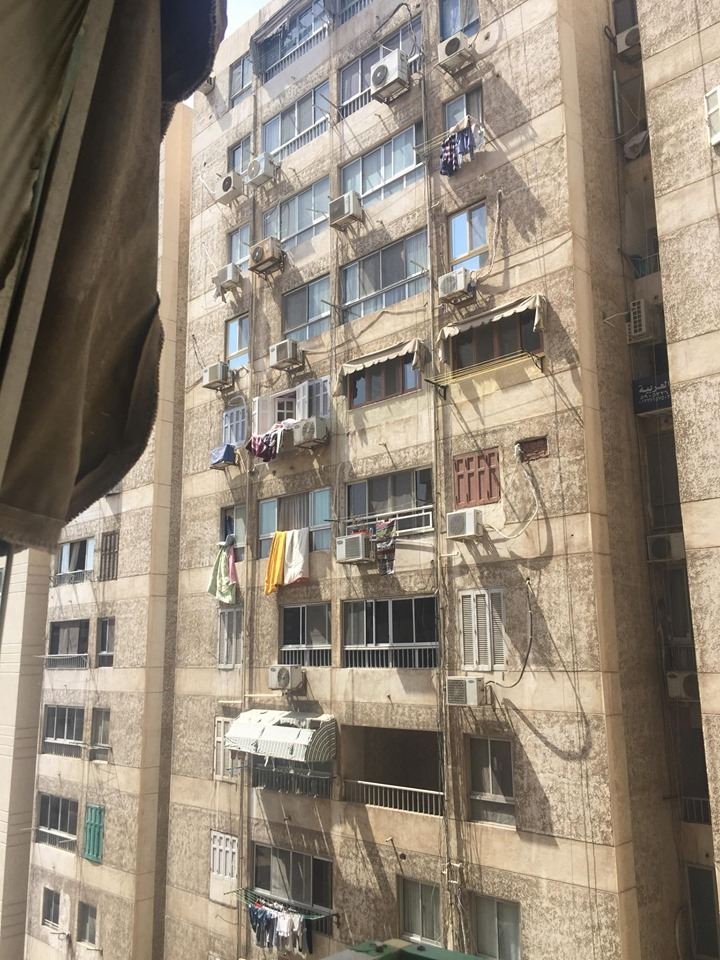
#> input picture 1.JPG, 720 x 960 px, found by its file name
$ jupyter execute Untitled.ipynb
#> lines starting #> are read from the running program, lines starting #| are printed output that depends on the picture
[cell 1]
import numpy as np
import imutils
import cv2
class Stitcher:
    def __init__(self):
        self.isv3 = imutils.is_cv3(or_better=True)
    def stitch(self, images, ratio=0.5, reprojThresh=1.0,showMatches=True):
        (imageB, imageA) = images
        (kpsA, featuresA) = self.detectAndDescribe(imageA)
        (kpsB, featuresB) = self.detectAndDescribe(imageB)
        M = self.matchKeypoints(kpsA, kpsB,
        featuresA, featuresB, ratio, reprojThresh)
        if M is None:
            return None
        (matches, H, status) = M
        result = cv2.warpPerspective(imageA, H,
            (imageA.shape[1] + imageB.shape[1], imageA.shape[0]))
        result[0:imageB.shape[0], 0:imageB.shape[1]] = imageB
        if showMatches:
            vis = self.drawMatches(imageA, imageB, kpsA, kpsB, matches,status)
            return (result, vis)
        # return the stitched image
        return result
    def detectAndDescribe(self, image):
        gray = cv2.cvtColor(image, cv2.COLOR_BGR2GRAY)
        if self.isv3:
            descriptor = cv2.xfeatures2d.SIFT_create()
            (kps, features) = descriptor.detectAndCompute(image, None)
        else:
            detector = cv2.FeatureDetector_create("SIFT")
            kps = detector.detect(gray)
            extractor = cv2.DescriptorExtractor_create("SIFT")
            (kps, features) = extractor.compute(gray, kps)
        kps = np.float32([kp.pt for kp in kps])
        return (kps, features)
    def matchKeypoints(self, kpsA, kpsB, featuresA, featuresB,
        ratio, reprojThresh):
        matcher = cv2.DescriptorMatcher_create("BruteForce")
        rawMatches = matcher.knnMatch(featuresA, featuresB, 2)
        matches = []
        for m in rawMatches:
            if len(m) == 2 and m[0].distance < m[1].distance * ratio:
                matches.append((m[0].trainIdx, m[0].queryIdx))
        if len(matches) > 4:
            ptsA = np.float32([kpsA[i] for (_, i) in matches])
            ptsB = np.float32([kpsB[i] for (i, _) in matches])
            # compute the homography between the two sets of points
            (H, status) = cv2.findHomography(ptsA, ptsB, cv2.RANSAC,reprojThresh)
            return (matches, H, status)
        return None
    def drawMatches(self, imageA, imageB, kpsA, kpsB, matches, status):
        # initialize the output visualization image
        (hA, wA) = imageA.shape[:2]
        (hB, wB) = imageB.shape[:2]
        vis = np.zeros((max(hA, hB), wA + wB, 3), dtype="uint8")
        vis[0:hA, 0:wA] = imageA
        vis[0:hB, wA:] = imageB
        # loop over the matches
        for ((trainIdx, queryIdx), s) in zip(matches, status):
            if s == 1:
                ptA = (int(kpsA[queryIdx][0]), int(kpsA[queryIdx][1]))
                ptB = (int(kpsB[trainIdx][0]) + wA, int(kpsB[trainIdx][1]))
                cv2.line(vis, ptA, ptB, (0, 255, 0), 1)
        return vis

[cell 2]
# load the two images and resize them to have a width of 400 pixels
# (for faster processing)
imageA = cv2.imread('1.jpg')
#> imageA is the input picture: shape (960, 720, 3); mean B, G, R 119.2, 134.4, 146.1
imageB = cv2.imread('2.jpg')
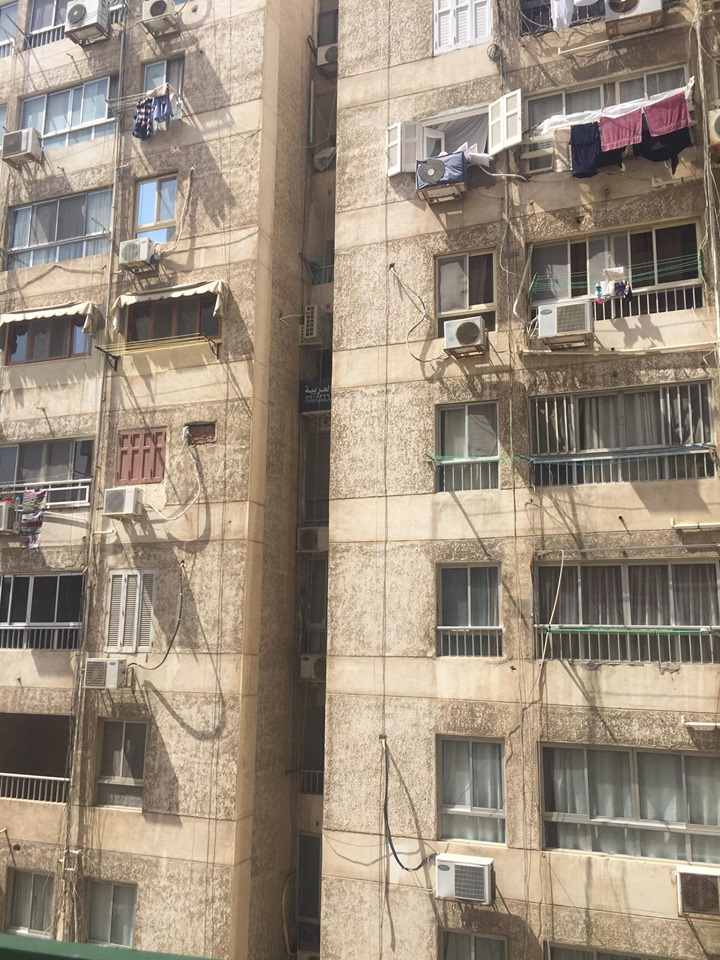
#> input picture 2.JPG, 720 x 960 px, found by its file name
#> imageB is the input picture: shape (960, 720, 3); mean B, G, R 125.3, 141.7, 155.5
imageA = imutils.resize(imageA, width=400)
#> imageA: shape (533, 400, 3)
imageB = imutils.resize(imageB, width=400)
#> imageB: shape (533, 400, 3)
# stitch the images together to create a panorama
stitcher = Stitcher()
(result, vis) = stitcher.stitch([imageA, imageB], showMatches=True)
#> in detectAndDescribe, `gray = cv2.cvtColor(image, cv2.COLOR_BGR2GRAY)`:
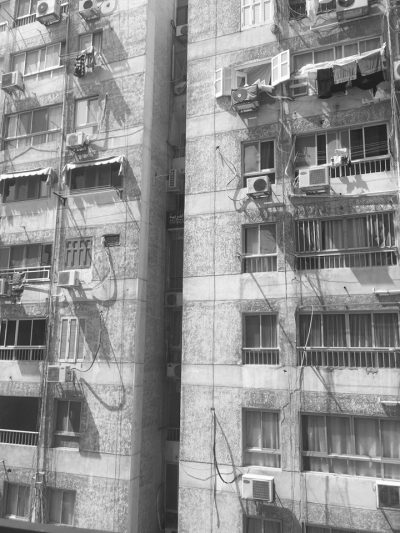
#> gray: shape (533, 400); min 30, max 254, mean 143.9
#> in detectAndDescribe, `kps = detector.detect(gray)`: kps = 2258 keypoints; strongest (x, y, size): (97, 163, 2.4), (71, 166, 4.6), (105, 162, 2.5), (111, 161, 2.8)
#> in detectAndDescribe, `kps = np.float32([kp.pt for kp in kps])`: kps = 2258 pairs, first value 2.34 to 397.1, second value 2.73 to 530.2
#> in stitch, `(kpsA, featuresA) = self.detectAndDescribe(imageA)`: kpsA has the same summary as kps in detectAndDescribe
#> in detectAndDescribe (call 2), `gray = cv2.cvtColor(image, cv2.COLOR_BGR2GRAY)`:
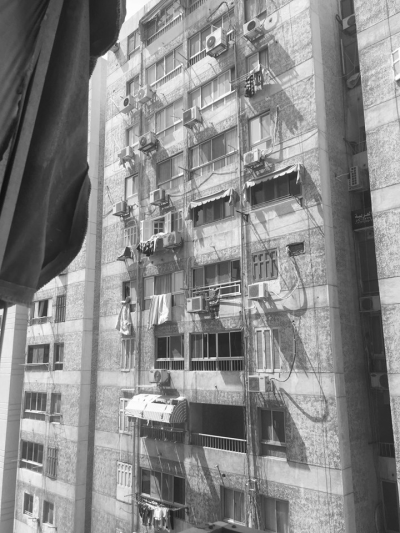
#> gray: shape (533, 400); min 16, max 254, mean 136.2
#> in detectAndDescribe (call 2), `kps = detector.detect(gray)`: kps = 1956 keypoints; strongest (x, y, size): (289, 171, 2.9), (276, 176, 2.3), (213, 359, 2.9), (159, 512, 8.8)
#> in detectAndDescribe (call 2), `kps = np.float32([kp.pt for kp in kps])`: kps = 1956 pairs, first value 3.52 to 396.7, second value 3.01 to 530.1
#> in stitch, `(kpsB, featuresB) = self.detectAndDescribe(imageB)`: kpsB has the same summary as kps in detectAndDescribe
#> in matchKeypoints, `rawMatches = matcher.knnMatch(featuresA, featuresB, 2)`: rawMatches = 2258 matches
#> after the loop in matchKeypoints, `for m in rawMatches:`: matches = 392 pairs, first value 827 to 1940, second value 13 to 1071
#> in matchKeypoints, `ptsA = np.float32([kpsA[i] for (_, i) in matches])`: ptsA = 392 pairs, first value 5.35 to 198.8, second value 5.39 to 516.7
#> in matchKeypoints, `ptsB = np.float32([kpsB[i] for (i, _) in matches])`: ptsB = 392 pairs, first value 185.6 to 392.3, second value 12.95 to 526.2
#> in matchKeypoints, `(H, status) = cv2.findHomography(ptsA, ptsB, cv2.RANSAC,reprojThresh)`: H = [[0.643, 0.0666, 174.6], [-0.313, 0.859, 49.06], [-0.000826, -9.38e-05, 1]]; status = 392 values, max 1 at index 0, min 0 at index 10, mean 0.73
#> in stitch, `result = cv2.warpPerspective(imageA, H, (imageA.shape[1] + imageB.shap..`:
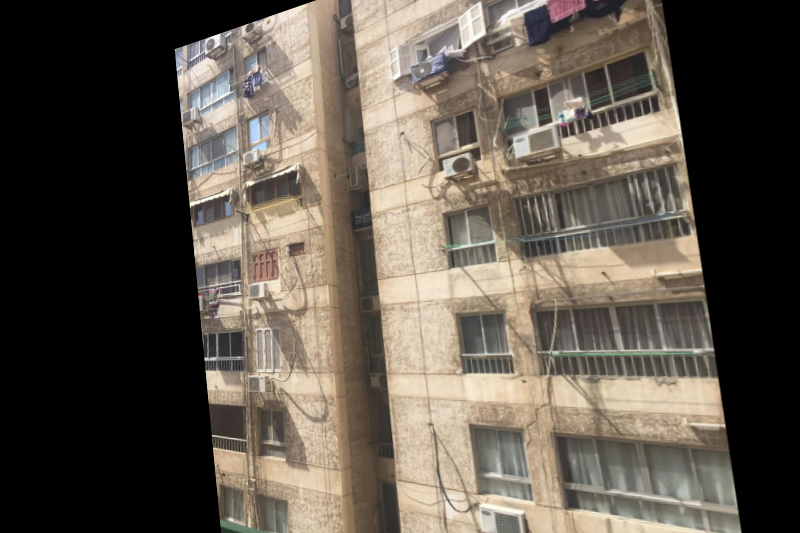
#> result: shape (533, 800, 3); mean B, G, R 76.8, 87.2, 95.5
#> in stitch, `result[0:imageB.shape[0], 0:imageB.shape[1]] = imageB`:
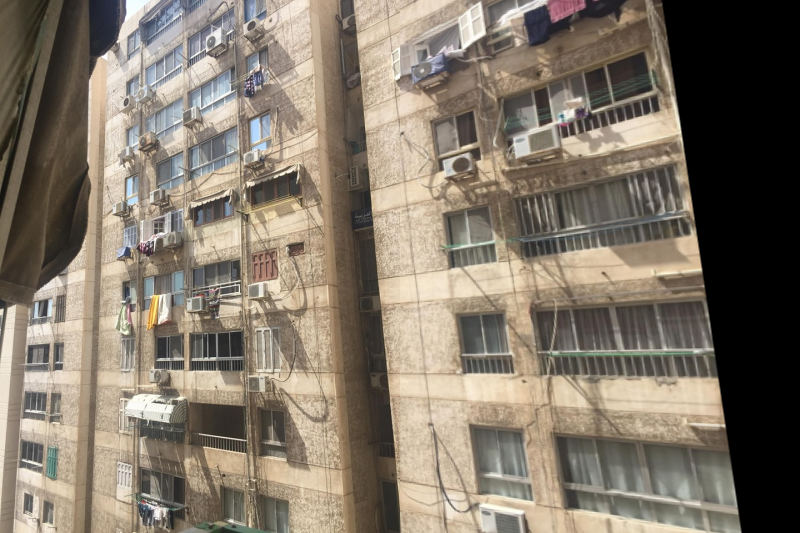
#> result: shape (533, 800, 3); mean B, G, R 105.6, 119.5, 130
#> in drawMatches, `vis[0:hA, 0:wA] = imageA`:
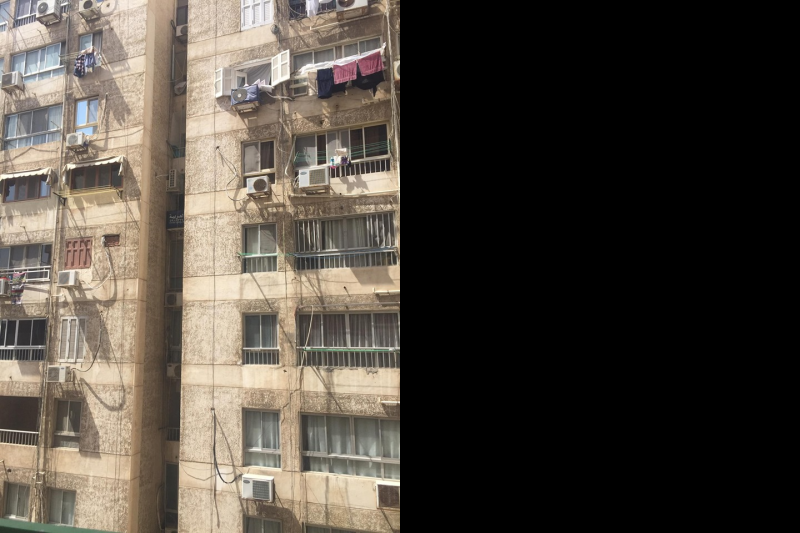
#> vis: shape (533, 800, 3); mean B, G, R 62.6, 70.8, 77.7
#> in drawMatches, `vis[0:hB, wA:] = imageB`:
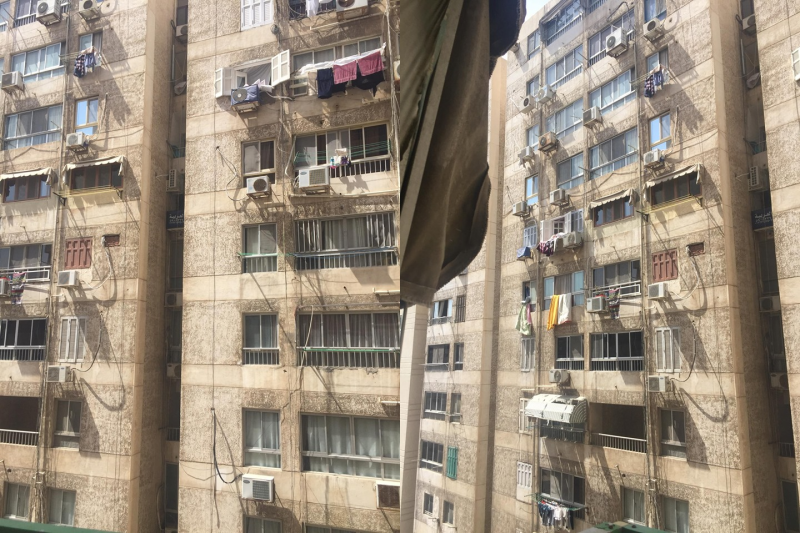
#> vis: shape (533, 800, 3); mean B, G, R 122.2, 138, 150.8
#> the loop in drawMatches, `for ((trainIdx, queryIdx), s) in zip(matches, status):` made 392 passes
#> (trainIdx, queryIdx, s, ptA, ptB) on passes 1, 2, 3, 4, 5, 6, 7, 8, 9, 10, 15, 16: (847, 13, [1], (5, 115), (588, 148)), (885, 16, [1], (5, 160), (593, 189)), (1031, 33, [1], (7, 379), (613, 388)), (1032, 34, [1], (7, 379), (613, 388)), (977, 40, [1], (8, 291), (606, 306)), (905, 44, [1], (9, 163), (595, 190)), (1002, 47, [1], (9, 321), (609, 335)), (1048, 50, [1], (9, 394), (616, 402)), (1026, 57, [1], (10, 347), (612, 358)), (891, 59, [1], (10, 125), (593, 156)), (889, 95, [1], (14, 80), (593, 115)), (909, 102, [1], (15, 101), (596, 133))
#> (ptA, ptB) on passes 61, 62, 64, 65, 66, 69: ((42, 279), (634, 293)), ((43, 469), (655, 477)), ((43, 400), (647, 409)), ((44, 184), (627, 204)), ((44, 146), (625, 169)), ((46, 295), (639, 308))
#> after the loop in drawMatches, `for ((trainIdx, queryIdx), s) in zip(matches, status):`:
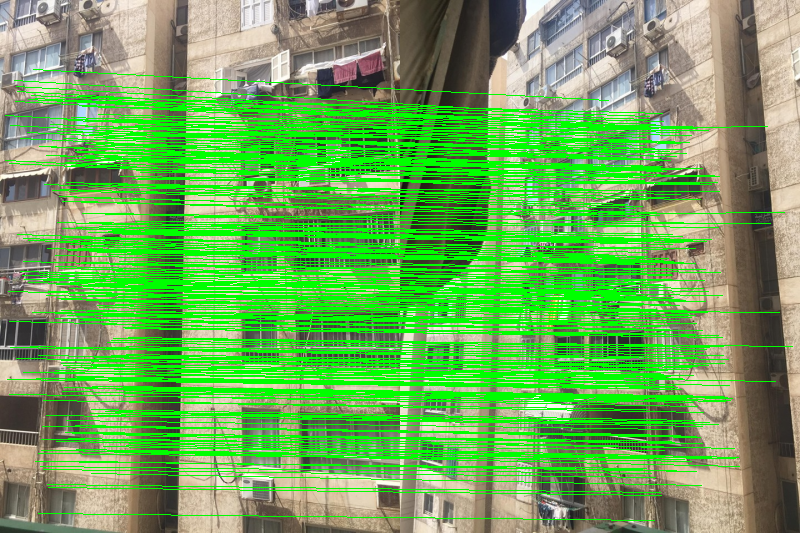
#> vis: shape (533, 800, 3); mean B, G, R 88.5, 170, 108.8
# show the images
cv2.imshow("Image A", imageA)
cv2.imshow("Image B", imageB)
cv2.imshow("Keypoint Matches", vis)
cv2.imshow("Result", result)
cv2.waitKey(0)
#> Out = 27
